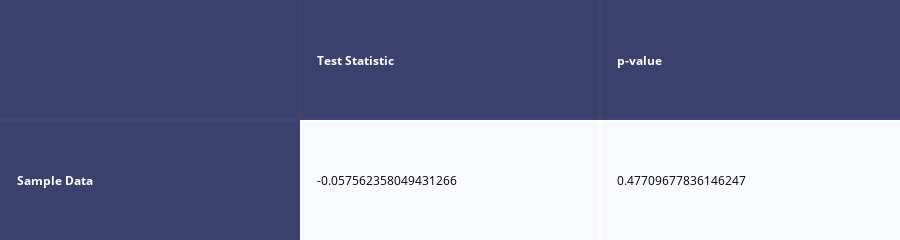

Here is the notebook cell this chart was saved with:
### Code cell
# t-test of average number of copies of books 
showTTestResults(performTTest(top100['copies'],bottom900['copies']))

### Figure 1 — Plotly figure (JSON) as saved in the notebook; plotly's stock layout.template omitted (floating-point values rounded to 4 significant figures)
{"data": [{"colorscale": [[0, "#00083e"], [0.5, "#ededee"], [1, "#ffffff"]], "hoverinfo": "none", "opacity": 0.75, "showscale": false, "type": "heatmap", "z": [[0, 0, 0], [0, 0.5, 0.5]]}], "layout": {"annotations": [{"align": "left", "font": {"color": "#ffffff"}, "showarrow": false, "text": "<b></b>", "x": -0.45, "xanchor": "left", "xref": "x", "y": 0, "yref": "y"}, {"align": "left", "font": {"color": "#ffffff"}, "showarrow": false, "text": "<b>Test Statistic</b>", "x": 0.55, "xanchor": "left", "xref": "x", "y": 0, "yref": "y"}, {"align": "left", "font": {"color": "#ffffff"}, "showarrow": false, "text": "<b>p-value</b>", "x": 1.55, "xanchor": "left", "xref": "x", "y": 0, "yref": "y"}, {"align": "left", "font": {"color": "#ffffff"}, "showarrow": false, "text": "<b>Sample Data</b>", "x": -0.45, "xanchor": "left", "xref": "x", "y": 1, "yref": "y"}, {"align": "left", "font": {"color": "#000000"}, "showarrow": false, "text": "-0.057562358049431266", "x": 0.55, "xanchor": "left", "xref": "x", "y": 1, "yref": "y"}, {"align": "left", "font": {"color": "#000000"}, "showarrow": false, "text": "0.47709677836146247", "x": 1.55, "xanchor": "left", "xref": "x", "y": 1, "yref": "y"}], "height": 110, "margin": {"b": 0, "l": 0, "r": 0, "t": 0}, "xaxis": {"dtick": 1, "gridwidth": 2, "showticklabels": false, "tick0": -0.5, "ticks": "", "zeroline": false}, "yaxis": {"autorange": "reversed", "dtick": 1, "gridwidth": 2, "showticklabels": false, "tick0": 0.5, "ticks": "", "zeroline": false}}}
